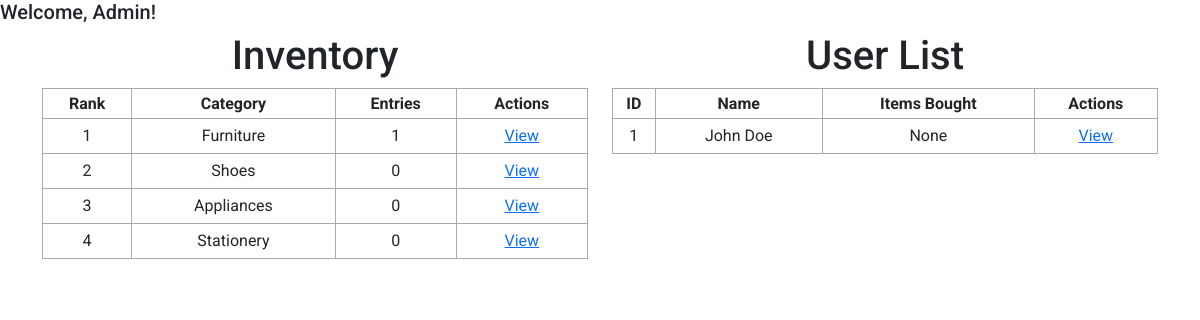
/admin-dashboard, run on an earlier commit of the app's database.
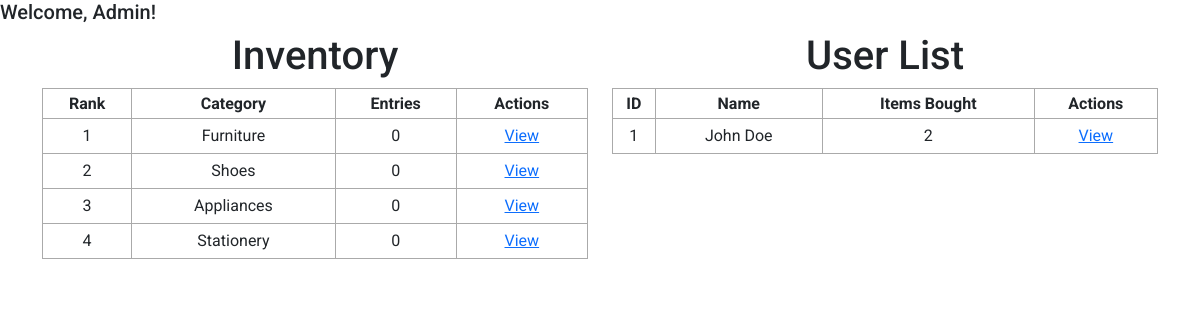
And on a later commit of the database.
### app.py (models this page shows)
class User(db.Model):
    user_id = db.Column(db.Integer, primary_key=True)
    user_name = db.Column(db.String(100), nullable = False)
    user_items_bought = db.Column(db.Integer)

### app.py (the view)
@app.route('/admin-dashboard')
def index():
    result = db.session.execute(text('SELECT * FROM category_summary'))
    categories = [{'category': row[0], 'count': row[1]} for row in result]
    categories.sort(key=lambda x: x['count'], reverse=True)
    users = User.query.all()
    return render_template('index.html', categories=categories, users=users)

### templates/index.html
{% extends 'base.html'%}
{% block head %}
    <link rel="stylesheet" href="{{ url_for('static', filename='css/main.css') }}"
{% endblock %}
{% block body %}
<h5>Welcome, Admin!</h5>
<div class="container text-center">
    <div class="row">
            <div class="col">
            <h1>Inventory</h1>
            <table>
                <tr>
                    <th>Rank</th>
                    <th>Category</th>
                    <th>Entries</th>
                    <th>Actions</th>
                </tr>
                {% for category in categories %}
                    <tr>
                        <td>{{ loop.index }}</td>
                        <td>{{ category.category }}</td>
                        <td>{{ category.count }}</td>
                        <td>
                            <a href="/{{ category.category|lower }}">View</a>
                        </td>
                    </tr>
                {% endfor %}
            </table>
            </div>
            <div class="col">
            <h1>User List</h1>
            <table>
                <tr>
                    <th>ID</th>
                    <th>Name</th>
                    <th>Items Bought</th>
                    <th>Actions</th>
                </tr>
                {% for user in users %}
                    <tr>
                        <td>{{ user.user_id }}</td>
                        <td>{{ user.user_name }}</td>
                        <td>{{ user.user_items_bought }}</td>
                        <td>
                            <a href="/user-purchases/{{ user.user_id }}"">View</a>
                        </td>
                    </tr>
                {% endfor %}
            </table>
            </div>
    </div>
</div>
{% endblock %}

### templates/base.html (shortened to what this page needs)
<!DOCTYPE html>
<html lang="en">
<head>
    <link href="https://cdn.jsdelivr.net/npm/bootstrap@5.3.2/dist/css/bootstrap.min.css" rel="stylesheet">
    {% block head %}{% endblock %}
</head>
<body>
    {% block body %}{% endblock %}
</body>
</html>

### static/css/main.css (style rules this page uses)
body, html { margin: 0; font-family: 'Roboto', sans-serif; }
table, td, th { border: 1px solid #aaa; }
table { border-collapse: collapse; width: 100%; }
th { height: 30px; }
td { text-align: center; padding: 5px; }

What changed in the data, as far as the page shows it:
changed User "John Doe": user_items_bought "None" → "2"
Also different on the page:
new list line: "1 Furniture 0 View"
list line gone: "1 Furniture 1 View"
